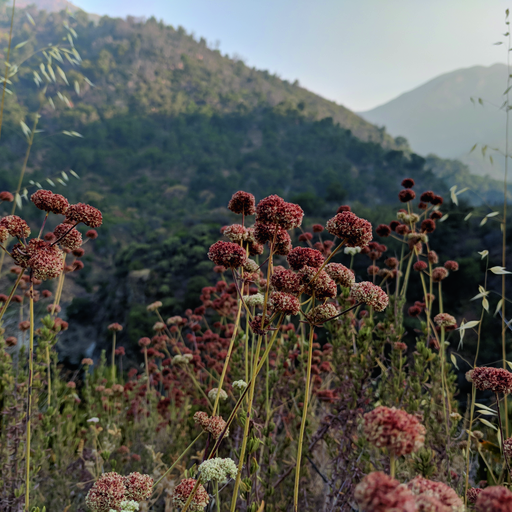
#> input picture TestSet/cmykExample.tif, 512 x 512 px; its folder holds only this picture in this run
$ jupyter execute --allow-errors imageAttacksMetrics.ipynb
#> lines starting #> are read from the running program, lines starting #| are printed output that depends on the picture
### wmark.py
#!/usr/bin/env python
# -*- coding: utf-8 -*-
#
# Copyright 2019 Ante Poljicak, Petar Branislav Jelusic
#
# This program is free software; you can redistribute it and/or modify
# it under the terms of the GNU General Public License as published by
# the Free Software Foundation; either version 2 of the License, or
# (at your option) any later version.
#
# This program is distributed in the hope that it will be useful,
# but WITHOUT ANY WARRANTY; without even the implied warranty of
# MERCHANTABILITY or FITNESS FOR A PARTICULAR PURPOSE.  See the
# GNU General Public License for more details.
#
# You should have received a copy of the GNU General Public License
# along with this program; if not, see <http://www.gnu.org/licenses/>.


import skimage
import skimage.metrics as msr
import skimage.color as color
import skimage.transform as trs
import numpy as np
import matplotlib.pyplot as plt
import matplotlib.image as mpimg
import imageio
from PIL import Image, ImageCms
from scipy import fftpack
import glob
import math
import multiprocessing
from multiprocessing import Queue as PQueue
import queue
import pandas as pd
import wmgcr
from outliers import smirnov_grubbs as grubbs
import gcrpywrap as gw
import ctypes
from pathlib import Path


class WaterMark:

    # instance atributes

    # constructor with seed
    def __init__(self, seed):
        self.seed = seed
        pass

    # [49 lines left out: function compareImages, not called in this run]

    # TODO Make readable regardless of image profile.
    @staticmethod
    def imread(imgName):
        """ read image and return np array """
        return np.array(Image.open(imgName))

    def inputProc(self, img):
        """ Takes image and returns its magnitude and phase in fourier domain"""
        # convert to float64 to keep precision
        skimage.img_as_float64(img)
        fft2 = fftpack.fft2(img)
        # shift lowest frequency to the center
        magnitude = fftpack.fftshift(np.absolute(fft2))
        phase = np.angle(fft2)
        return magnitude, phase

    def pseudoGen(self, length):
        """ Takes lenght and returns binary pseudorandom vector of that length """
        np.random.seed(self.seed)
        return np.random.randint(2, size=(length, 1)).astype(np.float32)

    def outputProc(self, magnitude, phase):
        """ Takes magnitude and phase of the image and returns img in spatial domain"""
        img = fftpack.ifft2(np.multiply(
            fftpack.ifftshift(magnitude), np.exp(1j * phase)))
        img = np.real(img)  # Image still is complex so take only real part
        return img

    @staticmethod
    def getMarkChannel(img):
        """getter for channel used for embeding watermark

        Arguments:
            img {ndarray} -- host image

        Raises:
            TypeError: raised if image has wrong number of channels

        Returns:
            ndarray -- channel in which to embed watermark
            str -- image type 'GRAY', 'CMYK', 'RGB'
        """
        # check if the image is grayscale, RGB or CMYK image
        if len(img.shape) == 2:
            image_type = 'GRAY'
            img_y = img
        elif len(img.shape) == 3:
            if img.shape[2] == 4:  # CMYK image
                image_type = 'CMYK'
                img_y = img[:, :, 3]
            elif img.shape[2] == 3:  # RBG image
                image_type = 'RGB'
                img_ycbcr = color.rgb2ycbcr(img)
                img_y = img_ycbcr[:, :, 0]
            else:
                raise TypeError(
                    "Image has wrong number of channels. Only 3 or 4 channels allowed")
        else:
            raise TypeError(
                "Image isn't of correct type. Only grayscale, RGB and CMYK allowed")

        return img_y, image_type

    def embedMark(self, img, length=200, frequencies='MEDIUM', factor=5):
        """ Method for embeding watermark in magnitude spectrum of the image

        Arguments:
            img {ndarray} -- host image

        Keyword Arguments:
            length {int} -- length of the watermark (default: {200})
            frequencies {str} -- frequencies in which watermark will be embedded (default: {'MEDIUM'})
            factor {int} -- implementation strength (default: {5})

        Returns:
            {ndarray} -- image with embedded watermark
        """

        img_y, image_type = WaterMark.getMarkChannel(img)

        radius = WaterMark.frequency2Radius(img, frequencies)

        # Generate prnd sequence
        mark = self.pseudoGen(length)

        # Transformation in Fourier domain
        magnitude, phase = self.inputProc(img_y)

        # Embed the vector into the image
        watermark_mask = np.zeros(img_y.shape)

        # 2 masks are needed to ensure simetric modification of magnitude spectrum
        mask_shape = (3, 3)
        mask_up = np.zeros(mask_shape)
        mask_down = np.zeros(mask_shape)

        for ind in range(length):
            x1 = int((img_y.shape[0]/2) +
                     np.around(radius*math.cos(ind*math.pi/length)))
            y1 = int((img_y.shape[0]/2) +
                     np.around(radius*math.sin(ind*math.pi/length)))
            x2 = int((img_y.shape[0]/2) + np.around(radius *
                                                    math.cos(ind*math.pi/length+math.pi)))
            y2 = int((img_y.shape[0]/2) + np.around(radius *
                                                    math.sin(ind*math.pi/length+math.pi)))
            for ind_m_x in range(3):
                for ind_m_y in range(3):
                    mask_up[ind_m_x, ind_m_y] = img_y[(
                        x1-1+ind_m_x), (y1-1+ind_m_y)]
                    mask_down[ind_m_x, ind_m_y] = img_y[(
                        x2-1+ind_m_x), (y2-1+ind_m_y)]

            # build watermark mask by multiplying mark bits
            # with mean value of the surrounding coefficients
            watermark_mask[x1, y1] = mark[ind]*np.mean(mask_up)
            watermark_mask[x2, y2] = mark[ind]*np.mean(mask_down)

        # add watermark mask multiplied by factor to the original magnitude
        magnitude_m = magnitude+factor*watermark_mask #TODO modify code to beter use implementation factor maybe use mean magnitude of an image

        # Transformation to Spatial domain
        img_y_marked = self.outputProc(magnitude_m, phase)

        if image_type == 'RGB':
            img_ycbcr = color.rgb2ycbcr(img)
            img_ycbcr_m = np.dstack((img_y_marked, img_ycbcr[:, :, 1:]))
            img_m = color.ycbcr2rgb(img_ycbcr_m)
        elif image_type == 'CMYK':
            img_m = np.dstack((img[:, :, 0:3], img_y_marked))
        else:
            img_m = img_y_marked

        # TODO this processing will change the data of unprocessed channels too. Figure out a way to fix that
        # check if image is in the -1 , 1 interval
        if np.amax(img_m) > 1:
            img_m = img_m/np.amax(img_m)

        # return image as uint8
        return skimage.img_as_ubyte(img_m)

    # [128 lines left out: functions decodeMark, corrArray, detectOutlier, extractMark, generateReshapedMark, not called in this run]

    def frequency2Radius(img, frequencies):
        """convert frequency to radius

        Arguments:
            img {ndarray} -- image
            frequency {str} -- 'LOW', 'MEDIUM' or 'HIGH'

        Raises:
            AttributeError: Raised if wrong frequency zone is passed

        Returns:
            {float} -- radius representing provided frequency zone
        """
        # define radius for wanted zone
        if frequencies == 'LOW':
            radius = 1/8*(img.shape[0])
        elif frequencies == 'MEDIUM':
            radius = 1/4*(img.shape[0])
        elif frequencies == 'HIGH':
            radius = 3/8*(img.shape[0])
        else:
            raise AttributeError(
                "Unknown frequency zone. Use 'LOW', 'MEDIUM', or 'HIGH' ")

        return radius

    #TODO Make mark and vector real 1D-arrays, instead of 2D-arrays with empty 2nd dim.
    # [112 lines left out: functions covarMark, corrMark, xcorrMark, labPSNR, not called in this run]

    def findImpactFactor(self, img, rangePSNR=(38, 42), length=200, frequencies='MEDIUM', colorMode='CMYK'):
        """find impact factor that will return PSNR quality in given range

        Arguments:
            img {ndarray} -- host image

        Keyword Arguments:
            rangePSNR {tuple of ints} -- range in dB (default: {(38 ,42)})
            length {int} -- length of embedded 1D vector (default: {200})
            frequencies {str} -- frequencies at which to search for vector ('LOW', 'MEDIUM', 'HIGH') (default: {'MEDIUM'})

        Returns:
            [float] -- impact factor for which encoded image will have given quality
        """
        # Defining range of Impact Factor values as a tuple
        arrImpFct = (50, 20000)

        # Defining left (lowest) and right (highest) values from tuple
        l = arrImpFct[0]
        r = arrImpFct[1]
        counter = 0
        # This while statement is just a measure of precaution. r <= l should be True
        while r >= l:
            counter+=1
            # print(counter)
            if counter >= 15:
                break
            # Defining the midpoint between l and r
            mid = l + (r - l) / 2

            # Setting Impact Factor value to midpoint of tuple
            impactFactor = mid

            # Calculating PSNR value
            imgMarked = self.embedMark(img, length, frequencies, impactFactor)
            imgBlind = self.embedMark(img, length, frequencies, 0) #TODO Find a more elegant solution to solve input img and marked img PSNR

            #TODO Check with Ante if this works
            if colorMode == 'CMYK':
                psnrMarked = msr.peak_signal_noise_ratio(imgBlind, imgMarked)
            elif colorMode == 'LAB':
                psnrMarked = self.labPSNR(imgBlind, imgMarked)
            else:
                raise AttributeError("Unknown color mode. Use 'CMYK', or 'LAB'.")


            if psnrMarked > rangePSNR[1]:
                l = mid
            elif psnrMarked < rangePSNR[0]:
                r = mid
            else:
                # print(psnrMarked)
                # print(impactFactor)
                return [impactFactor, psnrMarked];

        # If something unexpected occurs, return value of 1000
        # else:
        print("Error: Unable to find. Set Impact Factor to 1000.")
        print(psnrMarked)
        return [1000, psnrMarked]

    # TODO the method covert image to lab but accuracy is low.
    # [79 lines left out: functions profileCmyk2lab, profileCmyk2srgb, gcrMasking, parallelProcessing, not called in this run]

### imageAttacksMetrics.ipynb
[cell 1]
import skimage.measure as msr
import numpy as np
import matplotlib
import matplotlib.pyplot as plt
import matplotlib.style as style
import pandas as pd
from PIL import Image, ImageCms

import glob
import os
from pathlib import Path
import imageio
import cv2

[cell 2]
# For importing wmark.py from parent directory
# import sys
# sys.path.append("..")

[cell 3]
# Importing class from wmark.py
from wmark import WaterMark

[cell 4]
# Source Directory
srcFolder = 'TestSet/'
# Source Path
srcPth = Path(srcFolder).resolve()

# Destination Directory
# dstFolder = Path(srcFolder+'/marked/').resolve()
# Creating folder for marked images
# Path(dstFolder).mkdir(exist_ok=True)
# Destination Path
# dstPath = Path(dstFolder).resolve()

#> (a cell that did not finish here is left out)


# Mark image
wObject5 = WaterMark(5)
imgMarked = wObject5.embedMark(imgOriginal, factor = ImpactFactor)

# Creating variable for range of possible seeds
seedRange = range(1, 10)

# Creating zeros Numpy Array and setting counter for results
results = np.zeros([len(seedRange), 1])
seeds = np.zeros([len(seedRange), 1])
counter = 0

for i in seedRange:

    wObject = WaterMark(i)

    metricMarked = wObject.decodeMark(imgMarked, 'CORR')
    results[counter, 0] = metricMarked

    metricSeed = int(i)
    seeds[counter, 0] = metricSeed

    counter += 1

    finalMetric = pd.DataFrame(results, columns = ["Correlation"])
    finalSeeds = pd.DataFrame(seeds, columns = ["Seed"])
    seedDataframe = pd.concat([finalSeeds, finalMetric], axis = 1)

#> (a cell that did not finish here is left out)

[cell 7]
# Creating empty DataFrame that will fill up after the loop
impactFactorDataframe = pd.DataFrame()
#> impactFactorDataframe = table of 0 rows and 0 columns

# Generating random seed as integer up to 10000
randomNums = np.random.randint(10000, size=(1))
randomNum = randomNums[0]
print(randomNum)

wObject = WaterMark(randomNum)

# All TIF files in the src_path are now imgs
imgsSource = srcPth.glob('*.tif')

# Counting the number of images in src_folder
list = os.listdir(srcFolder)
# -1 because there is one hidden file in directory
numImages = len(list) - 1

# Creating variable for range of possible impact factors
impFctRange = range(0, 10001, 5000)

# Creating zeros Numpy Array and setting counter for results
resultsMarked = np.zeros([numImages, len(impFctRange)])
resultsGCR = np.zeros([numImages, len(impFctRange)])
resultsIF = np.zeros([1, len(impFctRange)])

counter2 = 0

#> (the rest of this cell did not finish here and is left out)

#> in imread (call 2), `return np.array(Image.open(imgName))`:
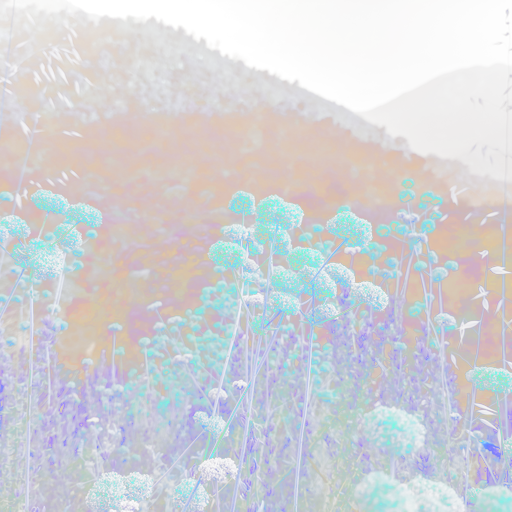
#> returned value: shape (512, 512, 4); mean of channels 0, 1, 2, 3 121.2, 122.2, 131.8, 100.2; transparent parts drawn white

        # Mark image with different Impact Factor values
        imgMarked = wObject.embedMark(imgOriginal, factor = impFct)
#> in getMarkChannel, `img_y = img[:, :, 3]`:
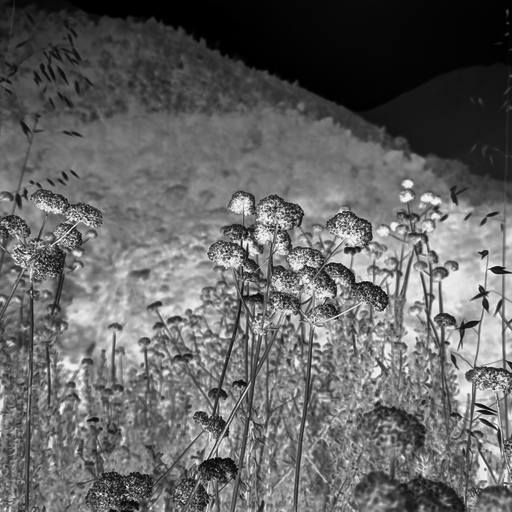
#> img_y: shape (512, 512); min 0, max 242, mean 100.2
#> in embedMark, `img_y, image_type = WaterMark.getMarkChannel(img)`: image_type = 'CMYK'
#> in embedMark, `radius = WaterMark.frequency2Radius(img, frequencies)`: radius = 128
#> in inputProc, `phase = np.angle(fft2)`:
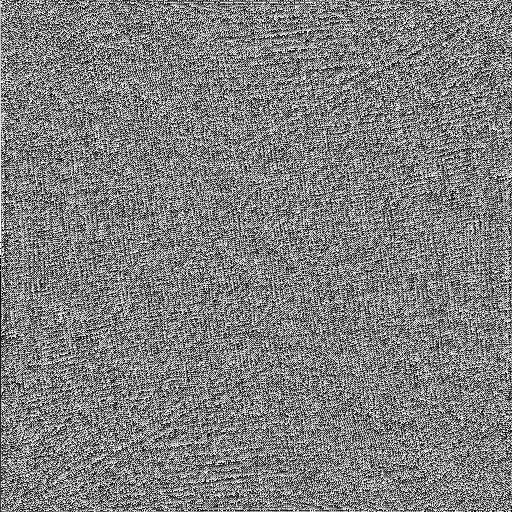
#> phase: shape (512, 512) float64; min -3.14, max 3.14, mean -2.4e-05; drawn with min black and max white
#> the loop in embedMark, `for ind in range(length):` made 200 passes
#> (x1, y1, x2, y2) on passes 1 to 3: (384, 256, 128, 256), (384, 258, 128, 254), (384, 260, 128, 252)
#> after the loop in embedMark, `for ind in range(length):`:
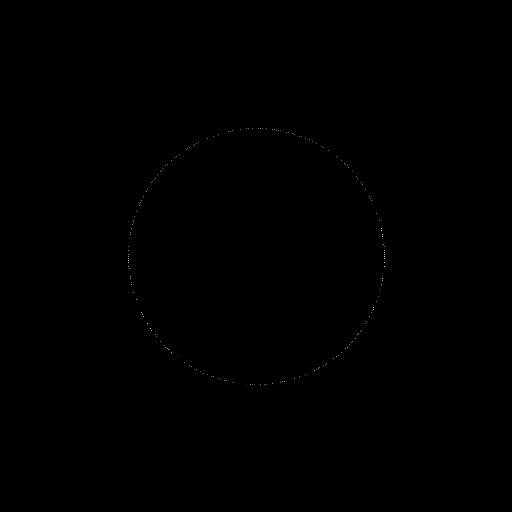
#> watermark_mask: shape (512, 512) float64; min 0, max 232.3, mean 0.1
#> after the loop in embedMark, `for ind in range(length):`: mask_down = [[43, 68, 153], [42, 80, 147], [41, 97, 148]]; mask_up = [[102, 109, 115], [104, 108, 113], [100, 102, 104]]

        # GCR Masking
        imgGCR = WaterMark.gcrMasking(imgOriginal, imgMarked)

        metricMarked = wObject.decodeMark(imgMarked, 'CORR')
        resultsMarked[counter2, counter] = metricMarked

        metricGCR = wObject.decodeMark(imgGCR, 'CORR')
        resultsGCR[counter2, counter] = metricGCR

        metricIF = impFct
        resultsIF[0, counter] = metricIF

        counter += 1
        print(counter)
        print(counter2)

        finalMarked = pd.DataFrame(resultsMarked)
        finalGCR = pd.DataFrame(resultsGCR)
        finalIF = pd.DataFrame(resultsIF)
        impactFactorDataframe = pd.concat([finalMarked, finalGCR], axis = 1)
    counter2 += 1

#> (a cell that did not finish here is left out)

#> (a cell that did not finish here is left out)

#> (a cell that did not finish here is left out)

#> (a cell that did not finish here is left out)

#> (a cell that did not finish here is left out)

#> (a cell that did not finish here is left out)

#> (a cell that did not finish here is left out)

#> (a cell that did not finish here is left out)

[cell 16]
# Creating empty DataFrame that will fill up after the loop
metricDataframe = pd.DataFrame()
#> (the rest of this cell did not finish here and is left out)


    # All TIF files in the src_path are now imgs
    imgsSource = srcPth.glob('*.tif')

    # Counting the number of images in src_folder
    list = os.listdir(srcFolder)
    # -1 because there os one hidden file in directory
    numImages = len(list) - 1

    # Creating zeros Numpy Array and setting counter for results
    results = np.zeros([numImages, 10])
    counter = 0

    for img in imgsSource:

        # Read original image
        imgOriginal = WaterMark.imread(img)

        # Find impact factor within a PSNR range
        ImpactFactor = wObject.findImpactFactor(imgOriginal, rangePSNR = (35,40))
#> the loop in findImpactFactor, `while r >= l:` made 6 passes
#> psnrMarked on passes 1 to 6: 11.46, 15.4, 21.48, 30.86, 40.82, 35.03
#> pass 1, in outputProc (call 2), `img = np.real(img)`:
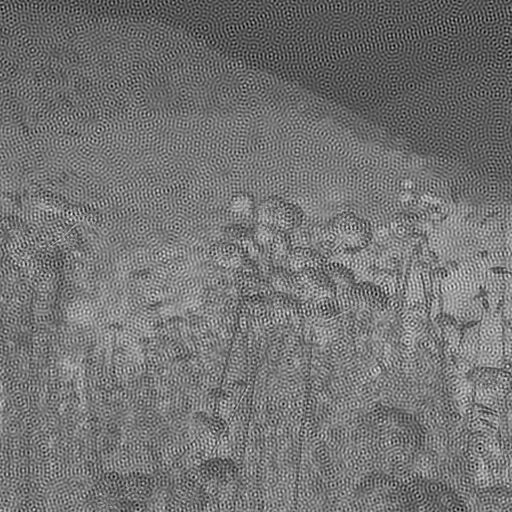
#> img: shape (512, 512) float64; min -260.6, max 527.7, mean 100.2; drawn with min black and max white
#> after the loop in findImpactFactor, `while r >= l:`: counter = 6
#> `ImpactFactor = wObject.findImpactFactor(imgOriginal, rangePSNR = (35,4..`: ImpactFactor = [985.2, 35.03]
#> (the rest of the program and of its run is left out)
